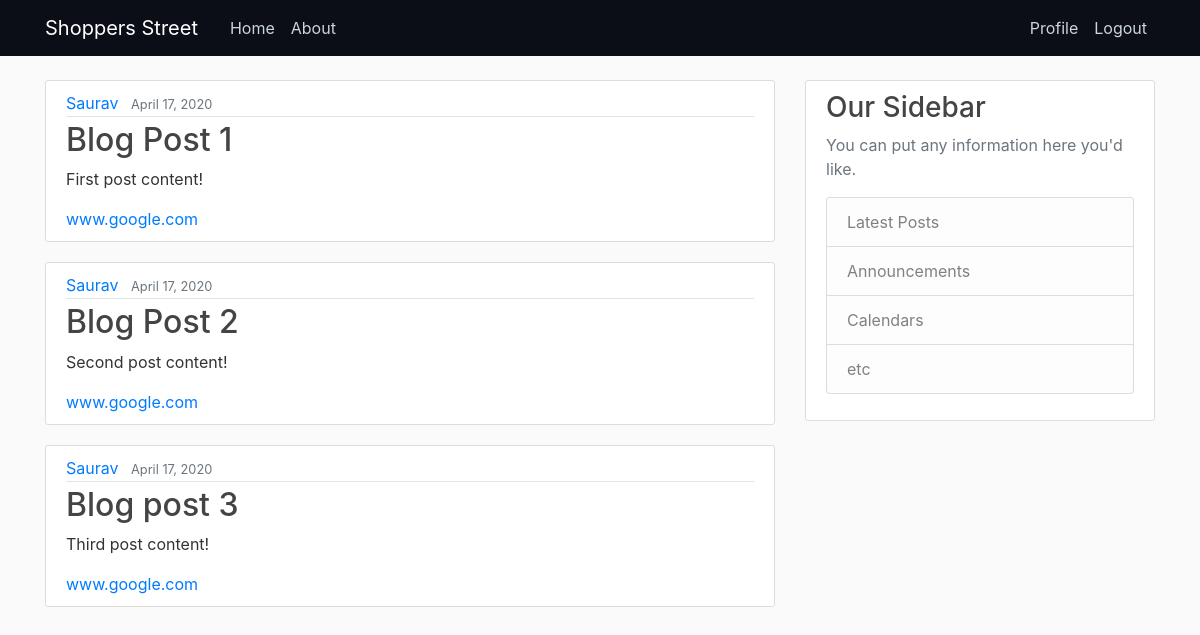
The app's page /home/ (signed in) with its own data.
### store/models.py (models this page shows, shortened)
class Post(models.Model):
    title = models.CharField(max_length=100)
    content = models.TextField()
    date_posted = models.DateTimeField(default=timezone.now)
    author = models.ForeignKey(User, on_delete=models.CASCADE)
    link = models.URLField(max_length = 200, default = 'www.google.com')

### store/views.py (the view)
# urls.py: 2. Add a URL to urlpatterns:  path('', views.home, name='home')
@login_required
def home(request):
    context = {
        'posts': Post.objects.all()
    }
    return render(request, 'store/home.html', context)

### store/templates/store/home.html
{% extends 'store/base.html' %}
{% block content %}
{% for post in posts %}
<article class="media content-section">
  <div class="media-body">
    <div class="article-metadata">
      <a class="mr-2" href="#">{{ post.author }}</a>
      <small class="text-muted">{{ post.date_posted|date:"F d, Y" }}</small>
    </div>
    <h2><a class="article-title" href="#">{{ post.title }}</a></h2>
    <p class="article-content">{{ post.content }}</p>
    <a target="_blank" rel="noopener noreferrer" href="{{ post.link }}" class="mr-4">{{ post.link }}</a>
  </div>
</article>
{% endfor %}
{% endblock content %}

### store/templates/store/base.html (shortened to what this page needs)
{% load static %}
<!DOCTYPE html>
<html lang="en">
<head>
  <link rel="stylesheet" href="https://stackpath.bootstrapcdn.com/bootstrap/4.4.1/css/bootstrap.min.css">
  <link rel="stylesheet" type="text/css" href="{% static 'store/main.css' %}">
</head>
<body>
  <header class="site-header">
    <nav class="navbar navbar-expand-md navbar-dark bg-steel fixed-top">
      <div class="container">
        {% if user.is_authenticated %}
          <a class="navbar-brand mr-4" href="{% url 'store-home' %}">Shoppers Street</a>
        {% else %}
          <a class="navbar-brand mr-4" href="{% url 'dashboard' %}">Shoppers Street</a>
        {% endif %}
        <div class="collapse navbar-collapse" id="navbarToggle">
          <div class="navbar-nav mr-auto">
            <a class="nav-item nav-link" href="{% url 'store-home' %}">Home</a>
            <a class="nav-item nav-link" href="{% url 'store-about' %}">About</a>
          </div>
          <div class="navbar-nav">
            {% if user.is_authenticated %}
              <a class="nav-item nav-link" href="{% url 'profile' %}">Profile</a>
              <a class="nav-item nav-link" href="{% url 'logout' %}">Logout</a>
            {% else %}
              <a class="nav-item nav-link" href="{% url 'login' %}">Login</a>
              <a class="nav-item nav-link" href="{% url 'register' %}">Register</a>
            {% endif %}
          </div>
        </div>
      </div>
    </nav>
  </header>
  <main role="main" class="container">
    <div class="row">
      <div class="col-md-8">
        {% block content %}{% endblock %}
      </div>
      <div class="col-md-4">
        <div class="content-section">
          <h3>Our Sidebar</h3>
          <p class='text-muted'>You can put any information here you'd like.
            <ul class="list-group">
              <li class="list-group-item list-group-item-light">Latest Posts</li>
              <li class="list-group-item list-group-item-light">Announcements</li>
              <li class="list-group-item list-group-item-light">Calendars</li>
              <li class="list-group-item list-group-item-light">etc</li>
            </ul>
          </p>
        </div>
      </div>
    </div>
  </main>
</body>
</html>

### store/static/store/main.css (style rules this page uses)
body { background: #fafafa; color: #333333; margin-top: 5rem; }
h1, h2, h3, h4, h5, h6 { color: #444444; }
ul { margin: 0; }
.bg-steel { background-color: #0B0E16; }
.site-header .navbar-nav .nav-link { color: #cbd5db; }
.content-section { background: #ffffff; padding: 10px 20px; border: 1px solid #dddddd; border-radius: 3px; margin-bottom: 20px; }
.article-title { color: #444444; }
.article-content { white-space: pre-line; }
.article-metadata { padding-bottom: 1px; margin-bottom: 4px; border-bottom: 1px solid #e3e3e3 }

### records on screen
Post: author "Saurav", date_posted "April 17, 2020", title "Blog Post 1", content "First post content!", link "www.google.com"
Post: author "Saurav", date_posted "April 17, 2020", title "Blog Post 2", content "Second post content!", link "www.google.com"
Post: author "Saurav", date_posted "April 17, 2020", title "Blog post 3", content "Third post content!", link "www.google.com"
